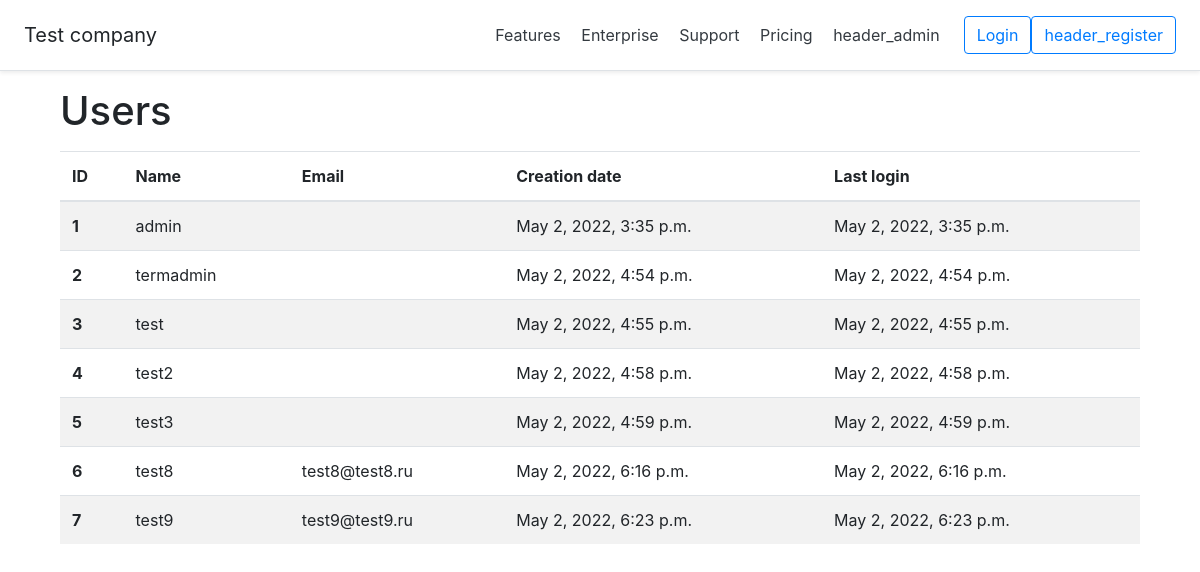
Before: / with the older database file.
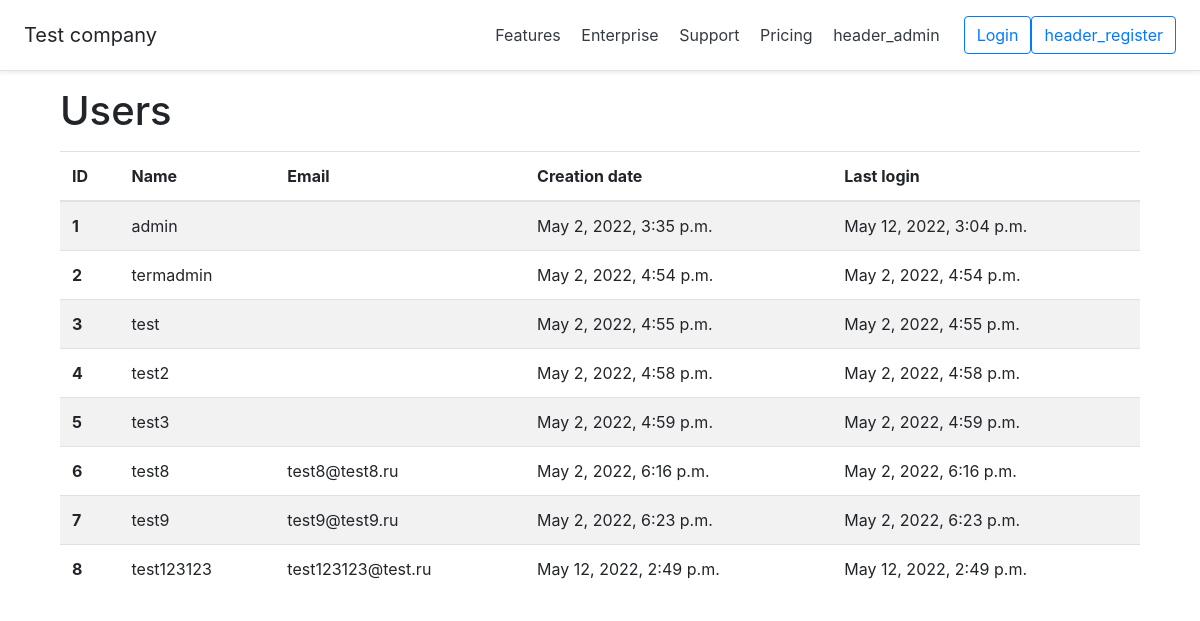
After: the same page with the newer database file.
### users/models.py (models this page shows, shortened)
class User(AbstractBaseUser):
    username = models.CharField(max_length=30, unique=True)
    email = models.EmailField(verbose_name='email', max_length=100)
    date_joined = models.DateTimeField(verbose_name='date joined', auto_now_add=True)
    last_login = models.DateTimeField(verbose_name='last login', auto_now=True)
    is_admin = models.BooleanField(default=False)
    is_staff = models.BooleanField(default=False)
    is_superuser = models.BooleanField(default=False)
    is_active = models.BooleanField(default=True)
    hide_email = models.BooleanField(default=False)
    objects = CustomUserManager()
    USERNAME_FIELD = 'username'

### users/views.py (the view)
# urls.py: path('', user_view.UsersList.as_view(), name='home'),
class UsersList(generic.ListView):
    template_name = 'users/list.html'
    context_object_name = 'users'
    def get_queryset(self):
        return User.objects.all()

### users/templates/users/list.html
{% extends 'task_manager/base.html' %}
{% load i18n %}
{% block content %}
<div class="container wrapper flex-grow-1">
    <h1 class="my-3">{% trans 'Users' %}</h1>
    <table class="table table-striped">
        <thead>
            <tr>
                <th scope="col">{% trans 'ID' %}</th>
                <th scope="col">{% trans 'Name' %}</th>
                <th scope="col">{% trans 'Email' %}</th>
                <th scope="col">{% trans 'Creation date' %}</th>
                <th scope="col">{% trans 'Last login' %}</th>
            </tr>
        </thead>
        <tbody>
            {% for user in users %}
            <tr>
                <th scope="row">{{ user.id }}</th>
                <td>{{ user.username }}</td>
                <td>{{ user.email }}</td>
                <td>{{ user.date_joined }}</td>
                <td>{{ user.last_login }}</td>
            </tr>
            {% endfor %}
        </tbody>
    </table>
</div>
{% endblock %}

Changed rows visible on the page:
changed User "admin": last_login "May 2, 2022, 3:35 p.m." → "May 12, 2022, 3:04 p.m."
added User: id "8", username "test123123", email "test123123@test.ru", date_joined "May 12, 2022, 2:49 p.m.", last_login "May 12, 2022, 2:49 p.m."
